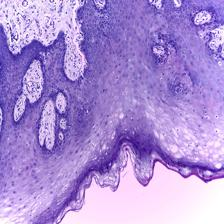
#> input picture data/oral/Normal/aug_0_5752.jpg, 224 x 224 px
$ python -i tb_vit.py   (imports and definitions only)
#> lines starting #> are read from the running program, lines starting #| are printed output that depends on the picture
#> further down, picture is the input picture: PIL image 224x224 RGB; mean R, G, B 171, 142.5, 212.9
"""Pixel transform from sukhmani1303/tuberculosis-vit-model handler.py.

Reviewed revision: 4388ed11fbfd0b0bc5f554920a9c9708485bd1d2, Apache-2.0.
The author expects OpenCV BGR; incoming PIL pixels are RGB. Keep that conversion
explicit. This function is imported only for the optional research candidate.
"""
import numpy as np


def preprocess_reference(image):
    import cv2
    rgb = np.asarray(image.convert('RGB'))
    bgr = cv2.cvtColor(rgb, cv2.COLOR_RGB2BGR)
    gray = cv2.cvtColor(bgr, cv2.COLOR_BGR2GRAY)
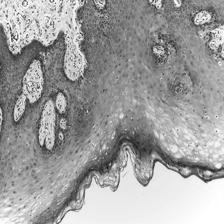
#> gray: shape (224, 224); min 19, max 255, mean 159
    gray = cv2.createCLAHE(clipLimit=2.0, tileGridSize=(8, 8)).apply(gray)
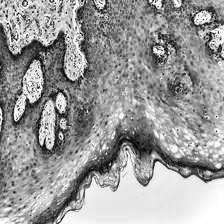
#> gray: shape (224, 224); min 6, max 255, mean 154.2
    gray = cv2.GaussianBlur(gray, (5, 5), 0)
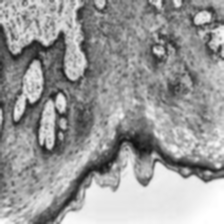
#> gray: shape (224, 224); min 16, max 255, mean 154.2
    gray = cv2.resize(gray, (224, 224), interpolation=cv2.INTER_LINEAR)
    rgb = cv2.cvtColor(gray, cv2.COLOR_GRAY2RGB)
    tensor = np.moveaxis(rgb, -1, 0).astype(np.float32)
    tensor = (tensor - tensor.mean()) / (tensor.std() + 1e-8)
    return np.ascontiguousarray(tensor[None])

>>> from PIL import Image
>>> picture = Image.open('../../data/oral/Normal/aug_0_5752.jpg')
>>> result = preprocess_reference(picture)

$ run again, on data/oral/Normal/aug_0_6306.jpg
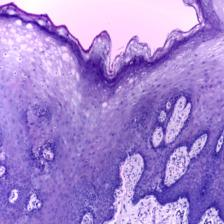
#> input picture data/oral/Normal/aug_0_6306.jpg, 224 x 224 px
#> picture is the input picture: PIL image 224x224 RGB; mean R, G, B 163.5, 132.9, 209
#> in preprocess_reference, `gray = cv2.createCLAHE(clipLimit=2.0, tileGridSize=(8, 8)).apply(gray)`:
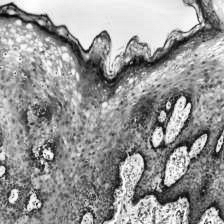
#> gray: shape (224, 224); min 5, max 255, mean 150.2
#> in preprocess_reference, `gray = cv2.GaussianBlur(gray, (5, 5), 0)`:
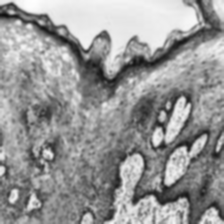
#> gray: shape (224, 224); min 15, max 254, mean 150.2

$ run again, on data/oral/Normal/aug_0_9628.jpg
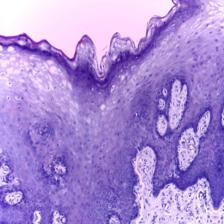
#> input picture data/oral/Normal/aug_0_9628.jpg, 224 x 224 px
#> picture is the input picture: PIL image 224x224 RGB; mean R, G, B 168.5, 139.4, 211.9
#> in preprocess_reference, `gray = cv2.createCLAHE(clipLimit=2.0, tileGridSize=(8, 8)).apply(gray)`:
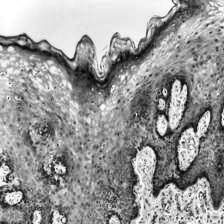
#> gray: shape (224, 224); min 5, max 255, mean 152.6
#> in preprocess_reference, `gray = cv2.GaussianBlur(gray, (5, 5), 0)`:
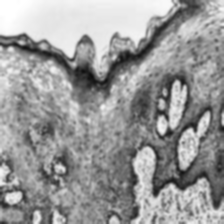
#> gray: shape (224, 224); min 14, max 255, mean 152.6

$ run again, on data/oral/Normal/aug_100_5027.jpg
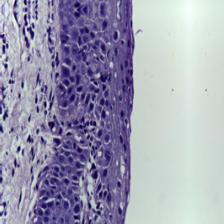
#> input picture data/oral/Normal/aug_100_5027.jpg, 224 x 224 px
#> picture is the input picture: PIL image 224x224 RGB; mean R, G, B 157.2, 157.4, 178.3
#> in preprocess_reference, `gray = cv2.createCLAHE(clipLimit=2.0, tileGridSize=(8, 8)).apply(gray)`:
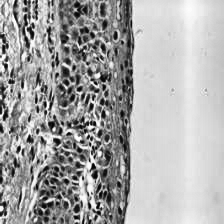
#> gray: shape (224, 224); min 1, max 255, mean 168
#> in preprocess_reference, `gray = cv2.GaussianBlur(gray, (5, 5), 0)`:
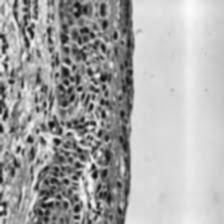
#> gray: shape (224, 224); min 14, max 251, mean 168
